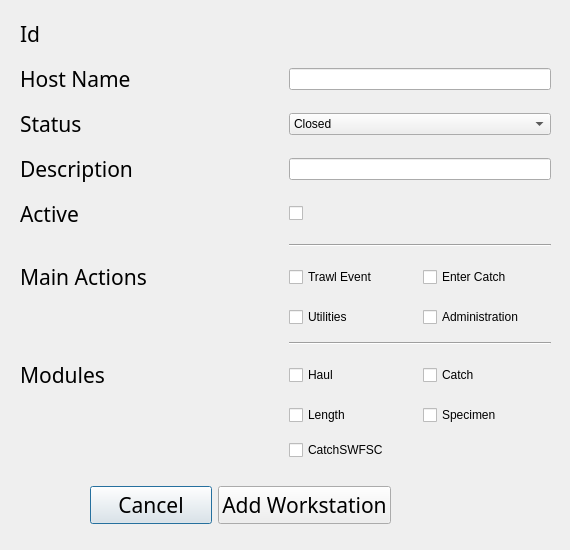
<?xml version="1.0" encoding="UTF-8"?>
<ui version="4.0">
 <class>EditWorkstationDlg</class>
 <widget class="QDialog" name="EditWorkstationDlg">
  <property name="geometry">
   <rect>
    <x>0</x>
    <y>0</y>
    <width>570</width>
    <height>550</height>
   </rect>
  </property>
  <property name="windowTitle">
   <string>Dialog</string>
  </property>
  <widget class="QWidget" name="gridLayoutWidget">
   <property name="geometry">
    <rect>
     <x>20</x>
     <y>10</y>
     <width>531</width>
     <height>461</height>
    </rect>
   </property>
   <layout class="QGridLayout" name="gridLayout" columnminimumwidth="0,0,0">
    <item row="4" column="0">
     <widget class="QLabel" name="label_3">
      <property name="font">
       <font>
        <family>Arial Black</family>
        <pointsize>16</pointsize>
       </font>
      </property>
      <property name="text">
       <string>Active</string>
      </property>
     </widget>
    </item>
    <item row="3" column="2">
     <widget class="QLineEdit" name="descriptionLabel"/>
    </item>
    <item row="2" column="2">
     <widget class="QComboBox" name="statusCB">
      <item>
       <property name="text">
        <string>Closed</string>
       </property>
      </item>
      <item>
       <property name="text">
        <string>Opened</string>
       </property>
      </item>
     </widget>
    </item>
    <item row="11" column="0">
     <widget class="QLabel" name="label_6">
      <property name="sizePolicy">
       <sizepolicy hsizetype="Expanding" vsizetype="Fixed">
        <horstretch>0</horstretch>
        <verstretch>0</verstretch>
       </sizepolicy>
      </property>
      <property name="font">
       <font>
        <family>Arial Black</family>
        <pointsize>16</pointsize>
       </font>
      </property>
      <property name="text">
       <string>Modules</string>
      </property>
     </widget>
    </item>
    <item row="12" column="0">
     <widget class="QLabel" name="label_7">
      <property name="sizePolicy">
       <sizepolicy hsizetype="Expanding" vsizetype="Fixed">
        <horstretch>0</horstretch>
        <verstretch>0</verstretch>
       </sizepolicy>
      </property>
      <property name="text">
       <string/>
      </property>
     </widget>
    </item>
    <item row="2" column="0">
     <widget class="QLabel" name="label_4">
      <property name="font">
       <font>
        <family>Arial Black</family>
        <pointsize>16</pointsize>
       </font>
      </property>
      <property name="text">
       <string>Status</string>
      </property>
     </widget>
    </item>
    <item row="13" column="0">
     <widget class="QLabel" name="label_9">
      <property name="sizePolicy">
       <sizepolicy hsizetype="Expanding" vsizetype="Fixed">
        <horstretch>0</horstretch>
        <verstretch>0</verstretch>
       </sizepolicy>
      </property>
      <property name="text">
       <string/>
      </property>
     </widget>
    </item>
    <item row="0" column="2">
     <widget class="QLabel" name="idLabel">
      <property name="sizePolicy">
       <sizepolicy hsizetype="Expanding" vsizetype="Fixed">
        <horstretch>0</horstretch>
        <verstretch>0</verstretch>
       </sizepolicy>
      </property>
      <property name="font">
       <font>
        <family>Arial Black</family>
        <pointsize>16</pointsize>
       </font>
      </property>
      <property name="text">
       <string/>
      </property>
     </widget>
    </item>
    <item row="11" column="2">
     <layout class="QHBoxLayout" name="horizontalLayout_11">
      <item>
       <widget class="QCheckBox" name="haulModule">
        <property name="text">
         <string>Haul</string>
        </property>
       </widget>
      </item>
      <item>
       <widget class="QCheckBox" name="catchModule">
        <property name="text">
         <string>Catch</string>
        </property>
       </widget>
      </item>
     </layout>
    </item>
    <item row="4" column="2">
     <widget class="QCheckBox" name="isActive">
      <property name="text">
       <string/>
      </property>
     </widget>
    </item>
    <item row="6" column="2">
     <layout class="QHBoxLayout" name="horizontalLayout_4">
      <item>
       <layout class="QHBoxLayout" name="horizontalLayout_7">
        <item>
         <widget class="QCheckBox" name="trawlAction">
          <property name="text">
           <string>Trawl Event</string>
          </property>
         </widget>
        </item>
        <item>
         <widget class="QCheckBox" name="catchAction">
          <property name="text">
           <string>Enter Catch</string>
          </property>
         </widget>
        </item>
       </layout>
      </item>
     </layout>
    </item>
    <item row="6" column="0">
     <widget class="QLabel" name="label_5">
      <property name="sizePolicy">
       <sizepolicy hsizetype="Expanding" vsizetype="Fixed">
        <horstretch>0</horstretch>
        <verstretch>0</verstretch>
       </sizepolicy>
      </property>
      <property name="font">
       <font>
        <family>Arial Black</family>
        <pointsize>16</pointsize>
       </font>
      </property>
      <property name="text">
       <string>Main Actions</string>
      </property>
     </widget>
    </item>
    <item row="7" column="2">
     <layout class="QHBoxLayout" name="horizontalLayout_9">
      <item>
       <widget class="QCheckBox" name="utilitiesAction">
        <property name="sizePolicy">
         <sizepolicy hsizetype="Expanding" vsizetype="Fixed">
          <horstretch>0</horstretch>
          <verstretch>0</verstretch>
         </sizepolicy>
        </property>
        <property name="text">
         <string>Utilities</string>
        </property>
       </widget>
      </item>
      <item>
       <widget class="QCheckBox" name="adminAction">
        <property name="sizePolicy">
         <sizepolicy hsizetype="Expanding" vsizetype="Fixed">
          <horstretch>0</horstretch>
          <verstretch>0</verstretch>
         </sizepolicy>
        </property>
        <property name="text">
         <string>Administration</string>
        </property>
       </widget>
      </item>
     </layout>
    </item>
    <item row="7" column="0">
     <widget class="QLabel" name="label_10">
      <property name="sizePolicy">
       <sizepolicy hsizetype="Expanding" vsizetype="Fixed">
        <horstretch>0</horstretch>
        <verstretch>0</verstretch>
       </sizepolicy>
      </property>
      <property name="text">
       <string/>
      </property>
     </widget>
    </item>
    <item row="3" column="0">
     <widget class="QLabel" name="label_2">
      <property name="font">
       <font>
        <family>Arial Black</family>
        <pointsize>16</pointsize>
       </font>
      </property>
      <property name="text">
       <string>Description</string>
      </property>
     </widget>
    </item>
    <item row="8" column="2">
     <widget class="Line" name="line">
      <property name="font">
       <font>
        <family>Arial Black</family>
        <pointsize>13</pointsize>
       </font>
      </property>
      <property name="locale">
       <locale language="Embu" country="Kenya"/>
      </property>
      <property name="orientation">
       <enum>Qt::Horizontal</enum>
      </property>
     </widget>
    </item>
    <item row="13" column="2">
     <layout class="QHBoxLayout" name="horizontalLayout_19">
      <item>
       <widget class="QCheckBox" name="catchSWFSCModule">
        <property name="sizePolicy">
         <sizepolicy hsizetype="Expanding" vsizetype="Fixed">
          <horstretch>0</horstretch>
          <verstretch>0</verstretch>
         </sizepolicy>
        </property>
        <property name="text">
         <string>CatchSWFSC</string>
        </property>
       </widget>
      </item>
     </layout>
    </item>
    <item row="0" column="0">
     <widget class="QLabel" name="label_8">
      <property name="font">
       <font>
        <family>Arial Black</family>
        <pointsize>16</pointsize>
       </font>
      </property>
      <property name="text">
       <string>Id</string>
      </property>
     </widget>
    </item>
    <item row="12" column="2">
     <layout class="QHBoxLayout" name="horizontalLayout_12">
      <item>
       <widget class="QCheckBox" name="lengthModule">
        <property name="sizePolicy">
         <sizepolicy hsizetype="Expanding" vsizetype="Fixed">
          <horstretch>0</horstretch>
          <verstretch>0</verstretch>
         </sizepolicy>
        </property>
        <property name="text">
         <string>Length</string>
        </property>
       </widget>
      </item>
      <item>
       <widget class="QCheckBox" name="specimenModule">
        <property name="sizePolicy">
         <sizepolicy hsizetype="Expanding" vsizetype="Fixed">
          <horstretch>0</horstretch>
          <verstretch>0</verstretch>
         </sizepolicy>
        </property>
        <property name="text">
         <string>Specimen</string>
        </property>
       </widget>
      </item>
     </layout>
    </item>
    <item row="1" column="2">
     <widget class="QLineEdit" name="hostnameLabel"/>
    </item>
    <item row="1" column="0">
     <widget class="QLabel" name="label">
      <property name="font">
       <font>
        <family>Arial Black</family>
        <pointsize>16</pointsize>
       </font>
      </property>
      <property name="text">
       <string>Host Name</string>
      </property>
     </widget>
    </item>
    <item row="5" column="2">
     <widget class="Line" name="line_2">
      <property name="orientation">
       <enum>Qt::Horizontal</enum>
      </property>
     </widget>
    </item>
   </layout>
  </widget>
  <widget class="QWidget" name="horizontalLayoutWidget">
   <property name="geometry">
    <rect>
     <x>90</x>
     <y>480</y>
     <width>301</width>
     <height>51</height>
    </rect>
   </property>
   <layout class="QHBoxLayout" name="horizontalLayout_2">
    <item>
     <widget class="QPushButton" name="cancelBtn">
      <property name="font">
       <font>
        <family>Arial Black</family>
        <pointsize>16</pointsize>
       </font>
      </property>
      <property name="text">
       <string>Cancel</string>
      </property>
     </widget>
    </item>
    <item>
     <widget class="QPushButton" name="editBtn">
      <property name="font">
       <font>
        <family>Arial Black</family>
        <pointsize>16</pointsize>
       </font>
      </property>
      <property name="text">
       <string>Add Workstation</string>
      </property>
     </widget>
    </item>
   </layout>
  </widget>
 </widget>
 <resources/>
 <connections/>
</ui>
